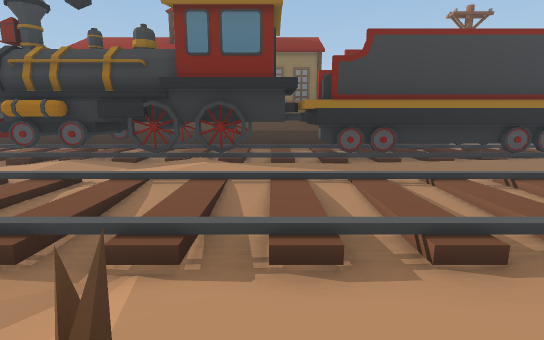
View 1 (above)

24 first-person views from a walk through a Unity game level. The camera is 1.3 m above the floor, tilts 10° down and sees 85° across. The floor is counted in squares, 1 m on a side. Each view is taken from the middle of a square. On the plan, view 1 faces up. The plan holds only what a view shows up to about 14 squares ahead; the rest is blank. The place goes on beyond the plan. The player character is not drawn.

View 2
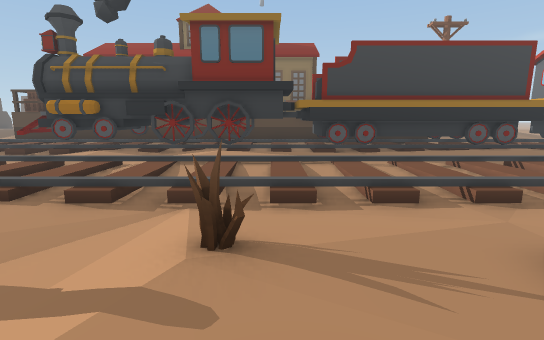

View 3
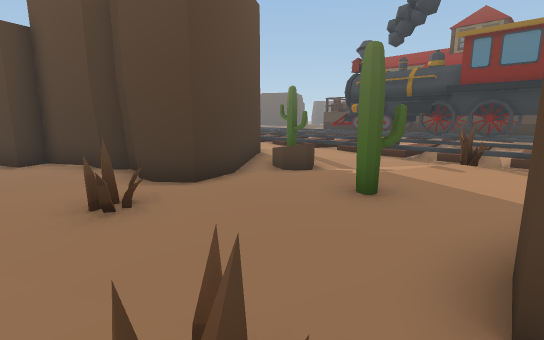

View 4
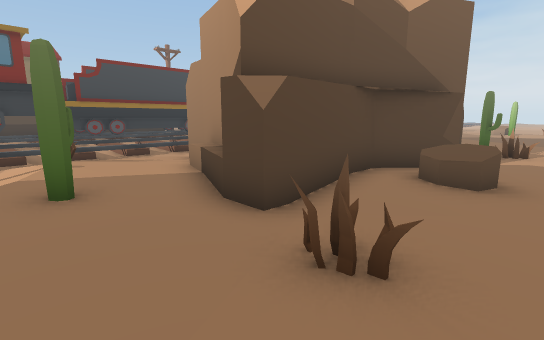

View 5
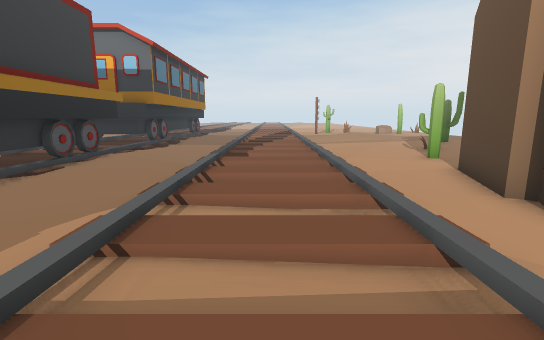

View 6
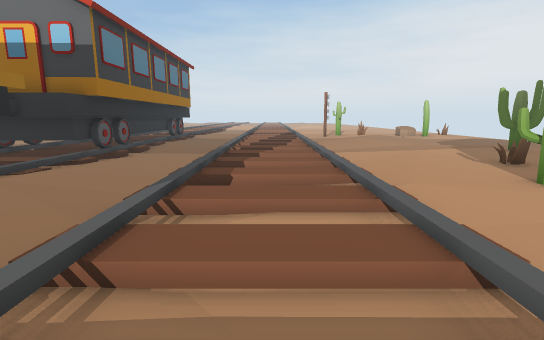

View 7
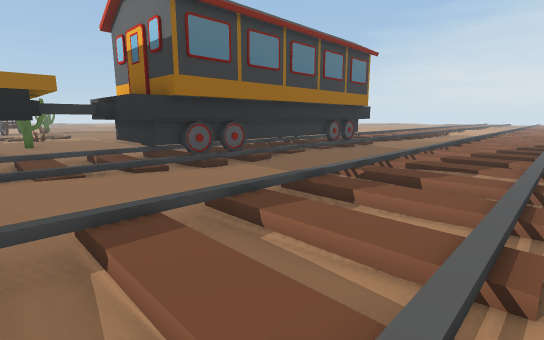

View 8
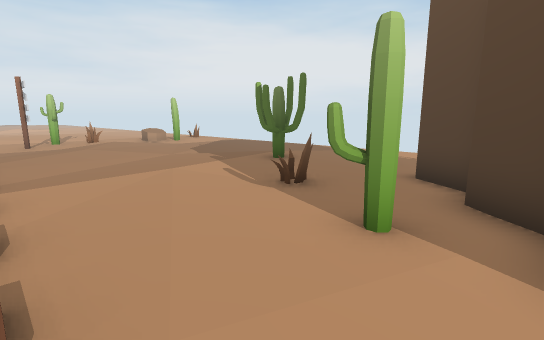

View 9
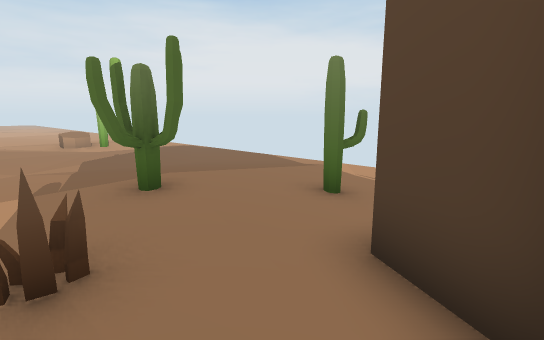

View 10
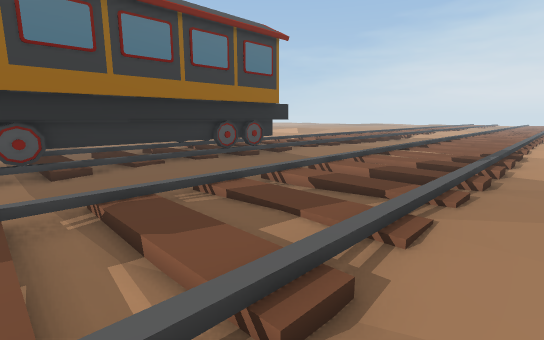

View 11
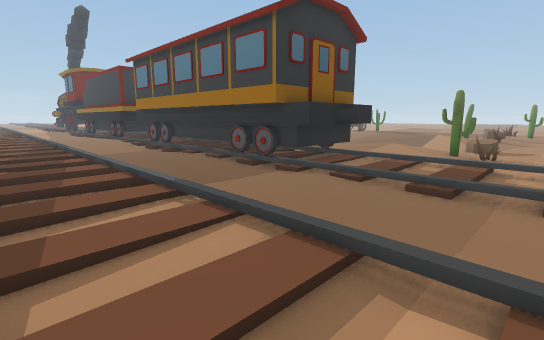

View 12
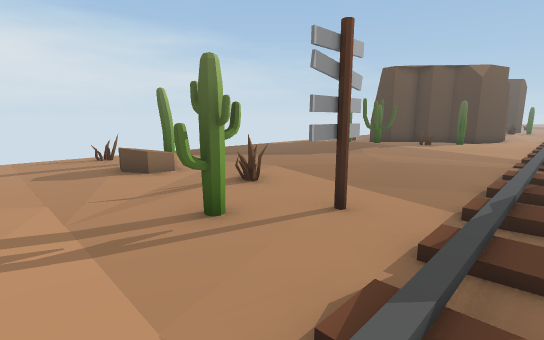

View 13
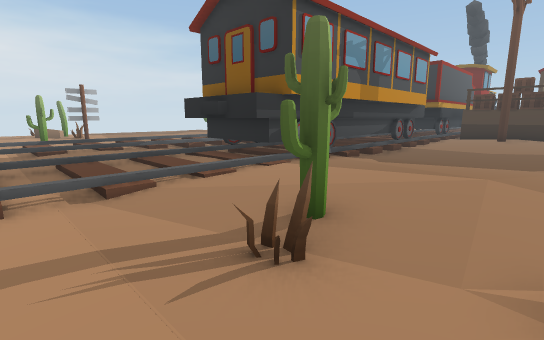

View 14
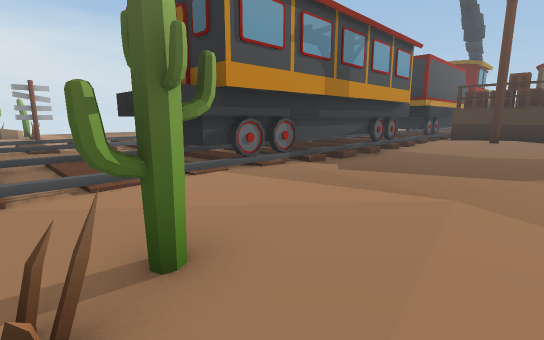

View 15
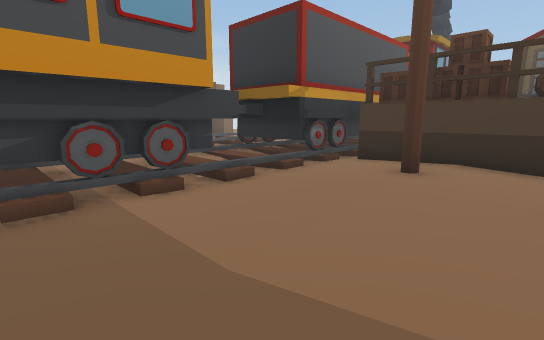

View 16
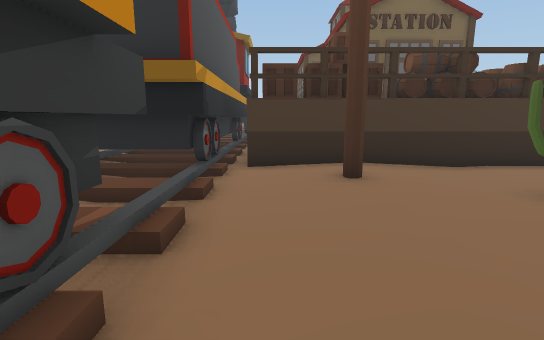

View 17
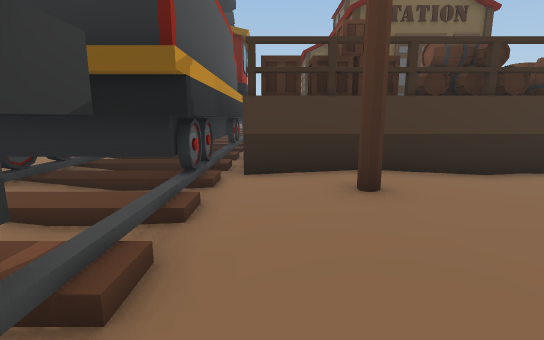

View 18
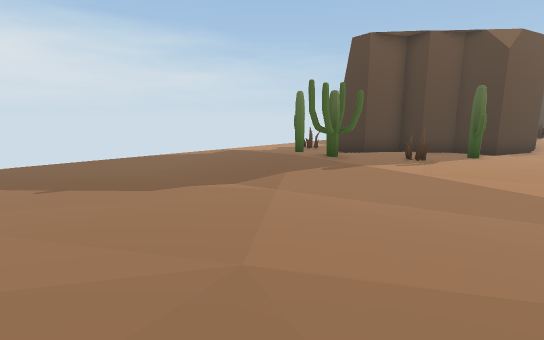

View 19
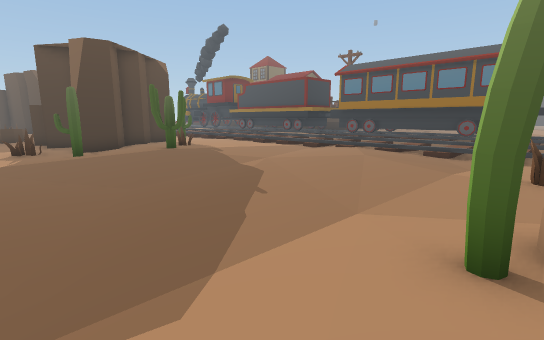

View 20
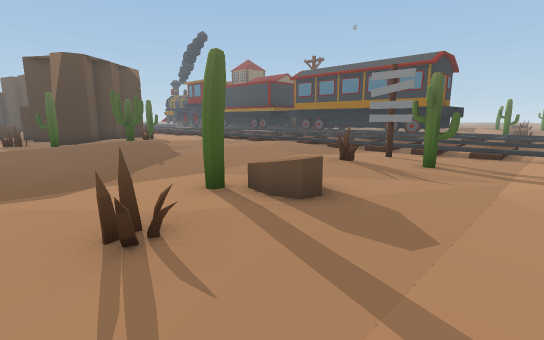

View 21
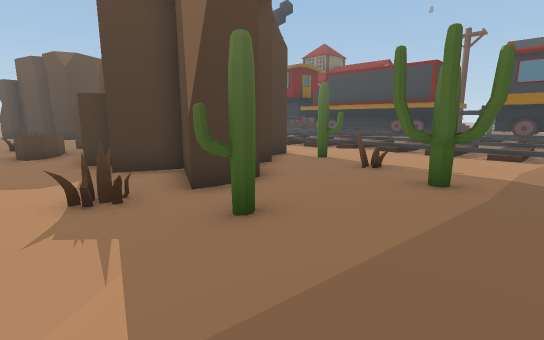

View 22
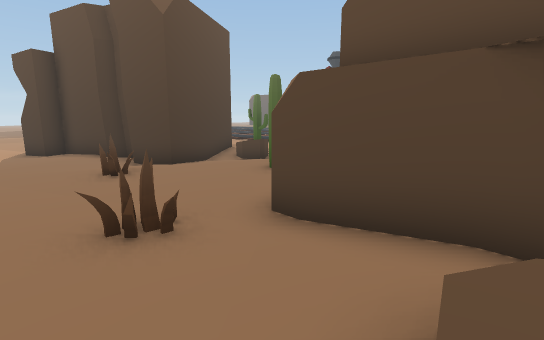

View 23
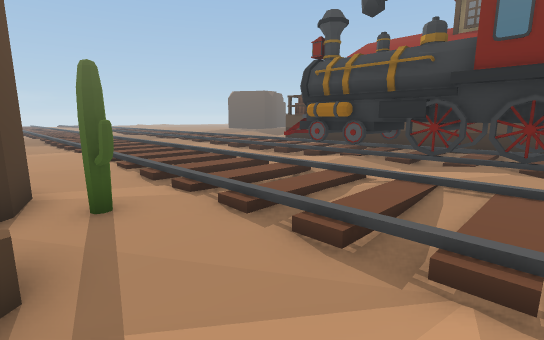

View 24
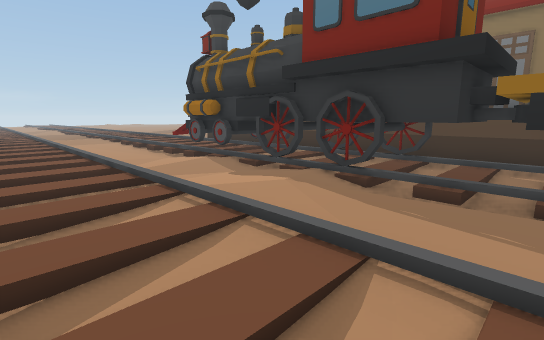

### Floor plan
Key: @ floor where view 1 was taken; # wall or solid block; . main floor; : floor 0.25 m higher than the main floor; - floor 0.25 m lower than the main floor; / step, stairs or slope; = window, fence, low wall or low ledge; ^ raised ledge; v drop or lower ground; W wheel; C cactus; P pole; B box; A barrel; O other object.
Columns run from 8 left of view 1 to 29 right of it. Each row starts with its distance up from view 1.
 19                AA..CC..........://....
 18       ###O      B.............:::....
 17       #        BB:P...........::::CO..
 16                BB.............::::C...
 15                BB.........-...:::::...
 14  vvvv    ^^#########.#W.W###.WW##:././
 13         #^^  OOOOO##.#^^^###^^^^#.././
 12 ###########       O###^ ^##^   ^#.//./
 11 #############OOOOOO#.#^^^^^^^^^^#.//./
 10 #W##W/W /###########.############/////
  9 .....:://::......:/...................
  8 .....:::::......../...............:...
  7 //./.::::::././///-/-/.////././//.::./
  6 //.:.///:.:.:.////.:-:.////.:.://..:./
  5 //.:.//////.:.////.:.:.///:.:.:////:./
  4 //.:.//////.:.////.:.:.///:.:.://///./
  3 //././/////././///./././//.:..//////./
  2 ......./...................::.........
  1 #CC..-.O::.#####...........:::...#....
  0 ###OO..:@:.#  ####CC..:::..:::::..CC..
 -1   #=-./::::#     #...O::::.::::::O:...
 -2   ##..:C:.##     ##..:C:::....:::.....
 -3   ##...C.=#      ##..:CC::............
 -4  ###.....##     ####..:::........OO...
 -5 ##.......########.##.C:::........C....
 -6 .....O....../O###....C.:..............
 -7 ........O...O/.....O..............O...
 -8  .....................................

Positions as (right, up) in squares from view 1, and headings:
1: (0, 0), facing up
2: (0, -2), facing up
3: (1, -7), facing up-left
4: (-2, -8), facing up-right
5: (1, 5), facing right
6: (5, 5), facing right
7: (10, 3), facing up-right
8: (9, 3), facing down-right
9: (10, -1), facing down-right
10: (15, 2), facing up-right
11: (29, 4), facing up-left
12: (29, 4), facing down-left
13: (29, 19), facing down-left
14: (27, 19), facing down-left
15: (17, 19), facing down-left
16: (16, 15), facing left
17: (15, 15), facing left
18: (22, 2), facing down-left
19: (25, -8), facing up-left
20: (29, -8), facing up-left
21: (16, -8), facing up-left
22: (4, -8), facing up-left
23: (-1, 0), facing up-left
24: (2, 4), facing up-left
